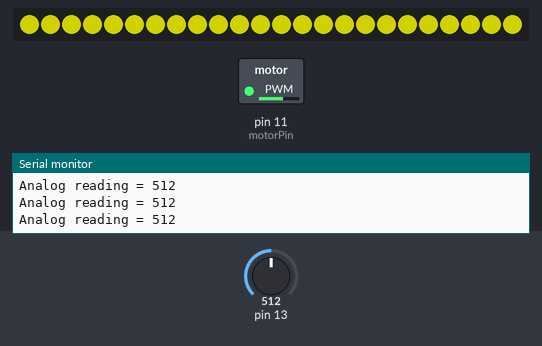
Recording of a sketch running on a simulated Arduino Uno, built for the host (arithmetic inside an expression is 32-bit, double 64-bit). Parts: 24 RGB LEDs in strip order, left to right, switched loads named in the sketch (green lamp = pin HIGH), the last lines printed to the serial monitor. The inputs (shaded band) are chosen by the test bench; at power-on: pin 13 = 512. Dim RGB values are drawn brighter than linear.

Above: at 1.2 s.
1.3 s: pin 13 set to 716
At 1.7 s:
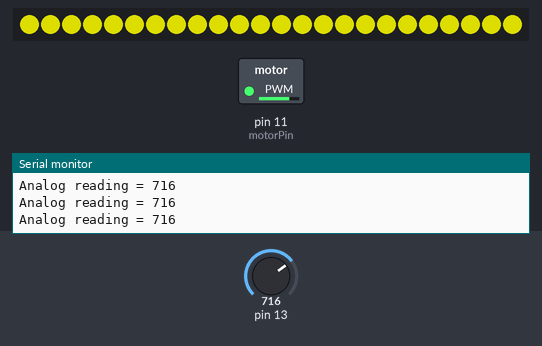
2.9 s: pin 13 set to 306
At 3.6 s:
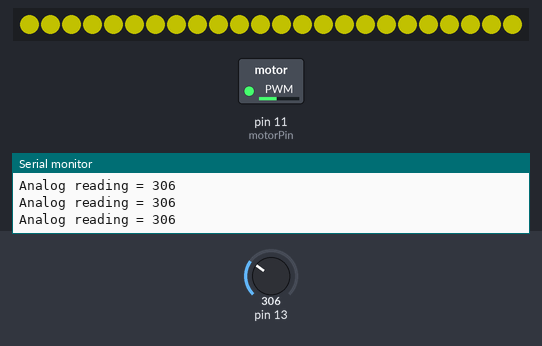
4.5 s: pin 13 set to 0
At 5.4 s:
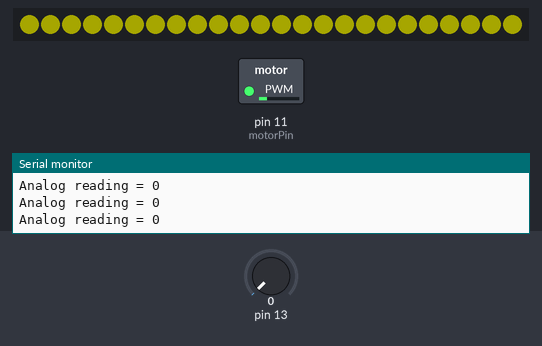
Timing chart, 0 to 7.5 s (numbered marks = the images above; inputs shaded):
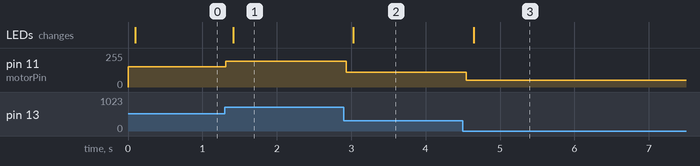

Measured:
- after the input at 1.3 s, pin 11 (motorPin): 152/255 → 193/255 at once
- after the input at 2.9 s, pin 11 (motorPin): 193/255 → 111/255 at once; the LEDs: change after 0.13 s (image 2)
- after the input at 4.5 s, pin 11 (motorPin): 111/255 → 50/255 after 0.05 s; the LEDs: change after 0.15 s (image 3)

The sketch:

final.ino
```cpp
/* ***************************
 * Gizmo Project Code
 * Last edited: 11/12/17
 * Description:
 * speed and brightness control by motion sensor
 * (c) F. A. Macher 2017
 */


#include <FastLED.h> // import LED helper library

#define LED_PIN   9 // define the Led Pin
#define NUM_LEDS  24 // number of LED's
#define COLOR_ORDER GRB // color RGB order
CRGB leds[NUM_LEDS]; // apply the number of LED's  to the necessary
int fsrAnalogPin = 0; // FSR is connected to analog 0
int motorPin = 11;      // Connect motor to pin 11 (PWM pin)
int fsrReading;      // The analog reading from the FSR resistor divider
int motorSpeed; // Self explanatory
int ledBrig; // led brightness


void setup(void) {
  FastLED.addLeds<NEOPIXEL, LED_PIN>(leds, NUM_LEDS); // pin identifiaction via C file
  pinMode(motorPin, OUTPUT); // Pin 11 an output

}

void loop(void) {
  fsrReading = analogRead(fsrAnalogPin); // Read the pressure sensor reading
  Serial.print("Analog reading = "); // Serial add reading description
  Serial.println(fsrReading); // Serial fsrReading
  motorSpeed = map(fsrReading, 0, 1023, 50, 255); // map different min and max values to translate intensity on pressure sensor to bit motor scale
  ledBrig = map(fsrReading, 0, 1023, 40, 200); // same but to LED's
  analogWrite(motorPin, motorSpeed); // wirte digital value to analog motor pin of motor speed
  delay(100); // wait

  // We'll need to change the range from the analog reading (0-1023) down to the range
  // Used by analogWrite (0-255) with map for both the motor speed and the led brightness
  // ledBrightness = map(fsrReading, 0, 1023, 50, 200);
  // Motor spins faster the harder we press, led lights brighter the harder we press

  FastLED.setBrightness( ledBrig ); // High = 200, Low = 50
  leds[0] = CRGB::Yellow; // Add colour name here
  leds[1] = CRGB::Yellow; // assign to all LED's
  leds[2] = CRGB::Yellow;
  leds[3] = CRGB::Yellow;
  leds[4] = CRGB::Yellow;
  leds[5] = CRGB::Yellow;
  leds[6] = CRGB::Yellow;
  leds[7] = CRGB::Yellow;
  leds[8] = CRGB::Yellow;
  leds[9] = CRGB::Yellow;
  leds[10] = CRGB::Yellow;
  leds[11] = CRGB::Yellow;
  leds[12] = CRGB::Yellow;
  leds[13] = CRGB::Yellow;
  leds[14] = CRGB::Yellow;
  leds[15] = CRGB::Yellow;
  leds[16] = CRGB::Yellow;
  leds[17] = CRGB::Yellow;
  leds[18] = CRGB::Yellow;
  leds[19] = CRGB::Yellow;
  leds[20] = CRGB::Yellow;
  leds[21] = CRGB::Yellow;
  leds[22] = CRGB::Yellow;
  leds[23] = CRGB::Yellow;
  leds[24] = CRGB::Yellow;
  leds[25] = CRGB::Yellow;
  //List of possible colours
  //Aquamarine - Cold Blue - Good for scared
  //SteelBlue - May also be good for scared
  //DarkRed - Powerful Red - Good Anger
  //Yellow - Very Golden - May be good for happiness
  //Deep Pink - Powerful Pink - May be good for friendly
  //Greens all come out very yellow or very blue
  FastLED.show(); // show light


}
```
